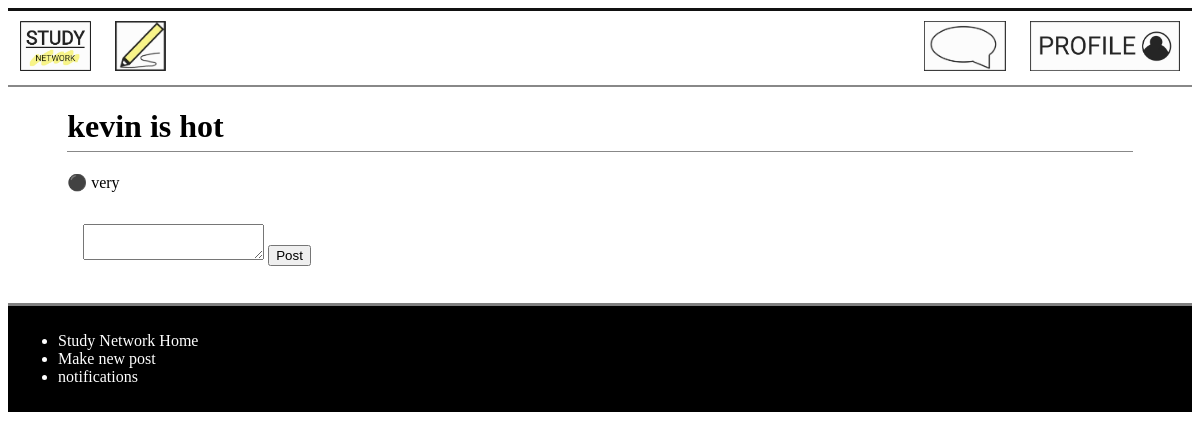
The page /comment/63 (signed in) on the database as committed earlier.
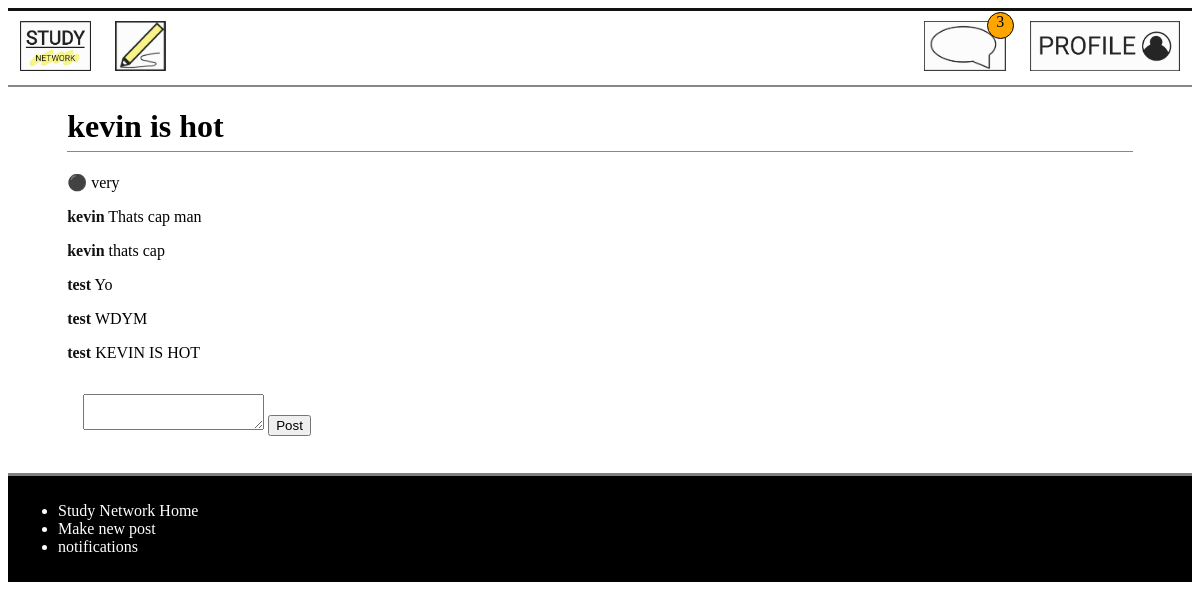
The same page on the database as committed later.
### models.py (models this page shows)
class Post(db.Model):
    __tablename__ = 'Post'
    id = db.Column(db.Integer, primary_key=True)
    title = db.Column(db.Text)
    discussion = db.Column(db.Text)
    date = db.Column(db.Integer)
    comments = db.Column(db.Integer)
    user_id = db.Column(db.Integer, db.ForeignKey('User.id'))
    post_user = db.relationship('User', back_populates='user_post')
    replies_post = db.relationship('Reply', secondary=PostReply, back_populates='posts_reply')
    categories_post = db.relationship('Category', secondary=PostCategory, back_populates='posts_category')
    notifications_post = db.relationship('Notification', back_populates='posts_notification')
    posts = db.relationship('Comment', back_populates='user')

class Comment(db.Model):
    __tablename__ = 'Comment'
    id = db.Column(db.Integer, primary_key=True)
    Post_id = db.Column(db.Integer, db.ForeignKey('Post.id'), nullable = False)
    User_id = db.Column(db.Integer, db.ForeignKey('User.id'), nullable = False)
    comment = db.Column(db.Text, nullable = False)
    user = db.relationship('Post', back_populates='posts')
    post = db.relationship('User', back_populates='users')

class User(db.Model):
    __tablename__ = 'User'
    id = db.Column(db.Integer, primary_key=True)
    username = db.Column(db.Text)
    email = db.Column(db.Text)
    password = db.Column(db.Text)
    user_post = db.relationship('Post', back_populates='post_user')
    notifications_user = db.relationship('Notification', back_populates='users_notification')
    users = db.relationship('Comment', back_populates='post')

### main.py (the view, shortened to what this page needs)
@app.route('/comment/<int:id>', methods=['GET', 'POST'])
def comment(id):
    form = Comment()
    post_info = db.session.query(models.Post).filter_by(id = id).first_or_404()
    user_info = db.session.query(models.User).filter_by(id = session['logged_in_user']).first()
    comments = db.session.query(models.Comment).filter_by(Post_id = id).all()
    if g.logged_in_user == None:
        return redirect(url_for('signin'))
    elif request.method == 'GET':# display all the comments in the post
        if comments == Null:
            return render_template('comment.html', form=form, post_info=post_info)
        else:
            return render_template('comment.html', form=form, comments=comments, post_info=post_info)

### forms.py
class Comment(FlaskForm):
    comment = TextAreaField('Write your comment or reply here', validators=[DataRequired()])

### main.py (called while the page is built)
@app.context_processor
def notification_processor():
    if  g.logged_in_user:
        num_notification = models.Notification.query.filter_by(user_id = session["logged_in_user"]).all()
        return dict(num_notification = len(num_notification))
    else:
        return dict(num_notification = "No one is logged in")

@app.before_request
def before_request():
    g.logged_in_user = None
    if 'logged_in_user' in session:
        g.logged_in_user = session['logged_in_user']

### templates/comment.html (shortened to what this page needs)
{% extends 'layout.html' %}
{% block content %}
<main>
<h1>{{post_info.title}}</h1>
<p>⚫ {{ post_info.discussion }}</p>
{% for comment in comments %}
    <p><a class="name"href="/profile/{{comment.post.id}}"><strong>{{comment.post.username}}</strong></a> {{ comment.comment }}</p>
{% endfor %}
<form method="POST" enctype="multipart/form-data">
    {{ form.comment }}
    <input type="submit" value="Post">
</form>
</main>
{% endblock %}

### templates/layout.html (shortened to what this page needs)
<!DOCTYPE html>
<html lang="en">
    <head>
        <link rel="stylesheet" href="/static/css/style.css">
    </head>
    <body>
        {% include 'nav.html' %}
        {% block content %}{% endblock %}
        {% include 'footer.html' %}
    </body>
</html>

### templates/nav.html
<nav>
<ul>
    <div class="size_adjust_div">
    <li><a href="/"><img src="/static/logo/Study_network - Copy.jpg" alt="Study Network Home"></a></li>
    <li><a href="/post"><img src="/static/logo/KakaoTalk_20210729_123828148_01.jpg" alt="Post"></a></li>
    {% if g.logged_in_user %}
        <li style = "float:right"><a class="logged_in" href="/profile/{{g.logged_in_user}}"><img src="/static//logo/KakaoTalk_20210802_114208981.jpg" alt="profile"></a></li>
        {% if num_notification != 0 %}
            <li style = "float:right" class="notification"><a href="/notification"><span><img src="/static/logo/notification.jpg" alt="notification"></span><span class="badge"> {{num_notification}} </span></a></li>
        {% else %}
            <li style = "float:right" class="notification"><a href="/notification"><span><img src="/static/logo/notification.jpg" alt="notification"></a></li>
        {% endif %}
    {% else %}
        <li style = "float:right"></listyle><a class="logged_in" href="/signin"><img src="/static/logo/KakaoTalk_20210802_113545184.jpg" alt="sign in"></a></li>
    {% endif %}
    </div>
</ul>
</nav>

### templates/footer.html
<footer>
    <ul>
        <div class="size_adjust_div">
        <li><a href="/">Study Network Home</a></li>
        <li><a href="/post">Make new post</a></li>
        <li><a href="/notification">notifications</a></li>
        </div>
    </ul>
</footer>

### static/css/style.css (style rules this page uses)
a { text-decoration: none; color: #111; }
body main { display: block; max-width: 90%; margin-left: 5%; }
body main h1 { border-bottom: 1px #888 solid; padding-bottom: 0.5%; }
nav ul { list-style-type: none; margin: 0; padding: 0; overflow: hidden; background-color: white; border-bottom: 2px solid #888; border-top: 3px solid #111; width: 100%; }
nav li:not(.logged_in) { float: left; }
nav li a { display: block; color: black; text-align: center; padding: 10px 12px; text-decoration: none; }
nav li a img { width: 100%; height: 50px; }
nav .notification { position: relative; }
nav li a .badge { position:absolute; border-radius: 50%; border: solid 1px black; width: 25px; height: 25px; top: 0.5px; left: 75px; background-color: orange; }
footer { list-style-type: none; margin: 0; padding: 10px; overflow: hidden; background-color: black; border-top: 3px solid grey; }
footer ul li { color: white; }
footer ul li a { color: white; }
main input { margin-bottom: 2%; }
form { padding: 16px; }

Rows that differ between the two databases and show on the page:
added Comment: post.username "kevin", comment "Thats cap man"
added Comment: post.username "kevin", comment "thats cap"
added Comment: post.username "test", comment "Yo"
added Comment: post.username "test", comment "WDYM"
added Comment: post.username "test", comment "KEVIN IS HOT"
Other text that changed with them:
{{ num_notification }}: (not shown) → "3"
